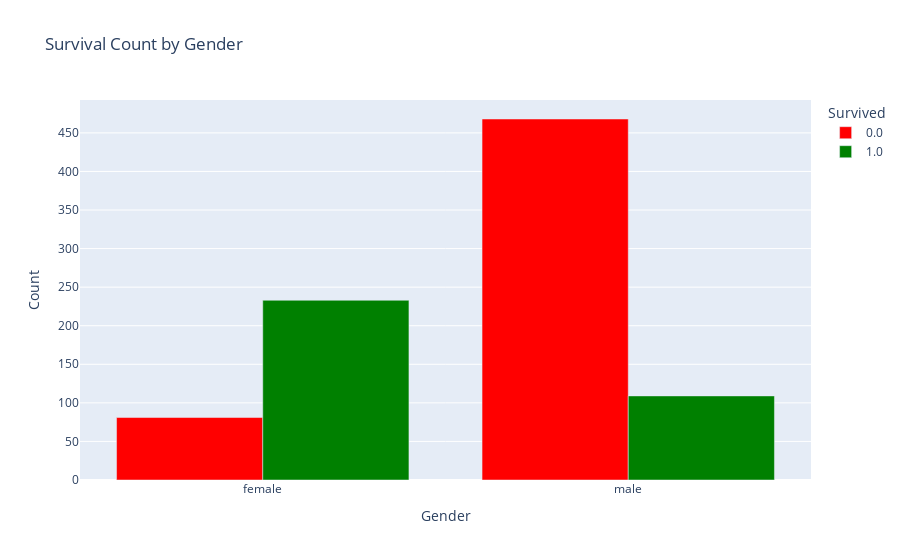

Notebook source saved alongside this figure:
### Markdown cell above
4. Bar chart (Столбчатая диаграмма)

### Code cell
# Подсчитываем количество для каждой комбинации 'Survived' и 'Sex'
survival_counts_by_gender = data.groupby(['Survived', 'Sex']).size().reset_index(name='Count')

# Создаем столбчатую диаграмму
fig = px.bar(
    survival_counts_by_gender, 
    x='Sex', 
    y='Count',
    color='Survived',
    barmode='group',
    title='Survival Count by Gender',
    labels={'Sex': 'Gender', 'Count': 'Count', 'Survived': 'Survived'},
    color_discrete_map={0: 'red', 1: 'green'}  # Красный для невыживших, зеленый для выживших
)
fig.show()

### Figure 1 — Plotly figure (JSON) as saved in the notebook; plotly's stock layout.template omitted (floating-point values rounded to 4 significant figures)
{"data": [{"alignmentgroup": "True", "hovertemplate": "Survived=0.0<br>Gender=%{x}<br>Count=%{y}<extra></extra>", "legendgroup": "0.0", "marker": {"color": "red", "pattern": {"shape": ""}}, "name": "0.0", "offsetgroup": "0.0", "orientation": "v", "showlegend": true, "textposition": "auto", "type": "bar", "x": ["female", "male"], "xaxis": "x", "y": [81, 468], "yaxis": "y"}, {"alignmentgroup": "True", "hovertemplate": "Survived=1.0<br>Gender=%{x}<br>Count=%{y}<extra></extra>", "legendgroup": "1.0", "marker": {"color": "green", "pattern": {"shape": ""}}, "name": "1.0", "offsetgroup": "1.0", "orientation": "v", "showlegend": true, "textposition": "auto", "type": "bar", "x": ["female", "male"], "xaxis": "x", "y": [233, 109], "yaxis": "y"}], "layout": {"barmode": "group", "legend": {"title": {"text": "Survived"}, "tracegroupgap": 0}, "title": {"text": "Survival Count by Gender"}, "xaxis": {"anchor": "y", "domain": [0, 1], "title": {"text": "Gender"}}, "yaxis": {"anchor": "x", "domain": [0, 1], "title": {"text": "Count"}}}}
